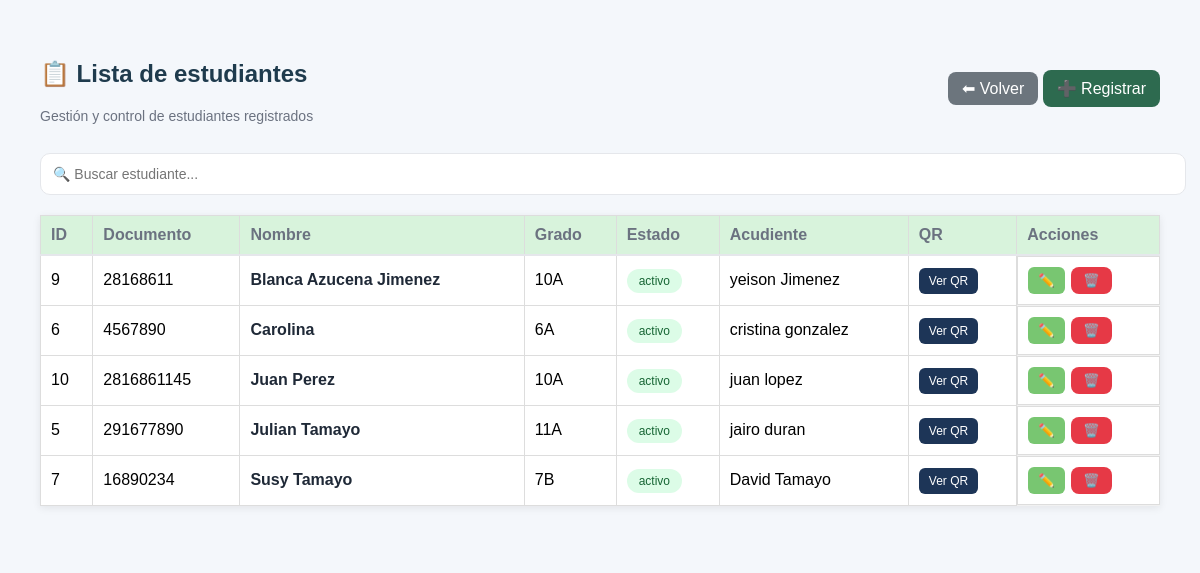
Before: /coordinador/estudiantes (signed in) with the older database file.
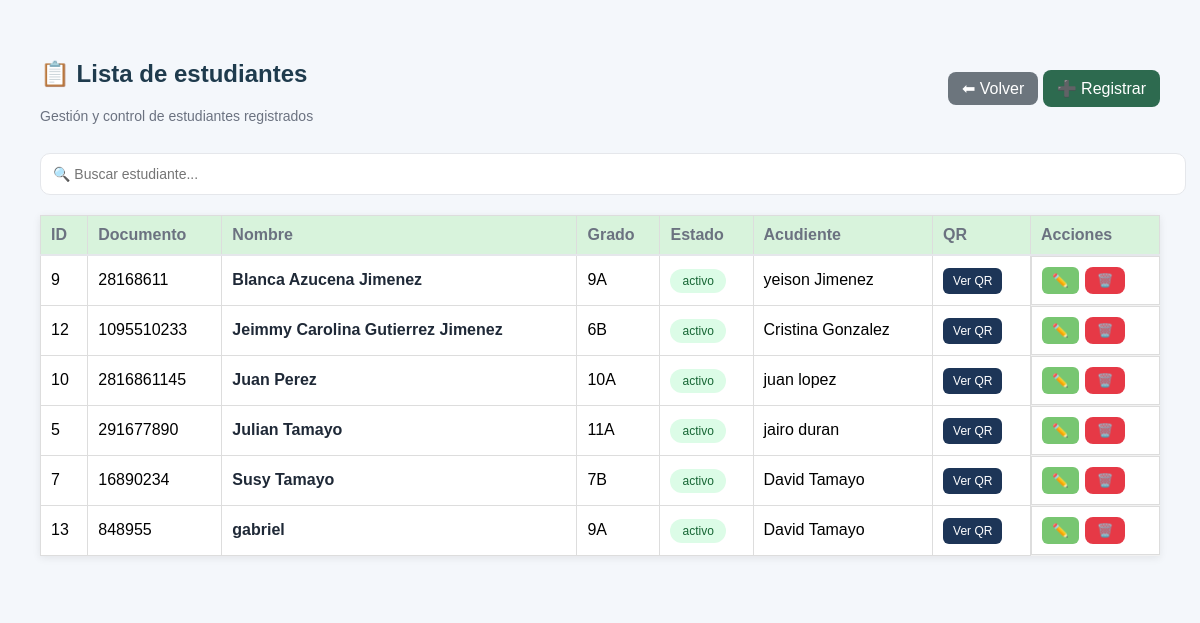
After: the same page with the newer database file.
### tables this page shows
CREATE TABLE acudiente (
    id_acudiente INTEGER PRIMARY KEY AUTOINCREMENT,
    nombre TEXT,
    telefono TEXT,
    parentesco TEXT,
    email TEXT,
    estado TEXT,
    created_at DATETIME DEFAULT CURRENT_TIMESTAMP
, id_estudiante INTEGER);

CREATE TABLE estudiante (
    id_estudiante INTEGER PRIMARY KEY AUTOINCREMENT,
    documento TEXT,
    nombre TEXT,
    grado TEXT,
    estado TEXT,
    qr_hash TEXT UNIQUE,
    created_at DATETIME DEFAULT CURRENT_TIMESTAMP
);

### web_app.py (the view)
@app.route("/coordinador/estudiantes")
def ver_estudiantes_web():
    if "rol" not in session or session["rol"] not in ["Coordinador", "Administrador", "Rectora"]:
        return redirect(url_for("login"))
    conn = get_connection()
    cursor = conn.cursor()
    cursor.execute("""
        SELECT e.id_estudiante, e.documento, e.nombre, e.grado, e.estado,
               a.nombre AS acudiente_nombre
        FROM estudiante e
        LEFT JOIN acudiente a ON e.id_estudiante = a.id_estudiante
        ORDER BY e.nombre ASC
    """)
    estudiantes = cursor.fetchall()
    conn.close()
    return render_template(
        "estudiantes.html",
        estudiantes=estudiantes,
        nombre=session["nombre"]
    )

### config.py (called while the page is built)
def get_connection():
    conn = sqlite3.connect(
        DATABASE,
        timeout=10,                # 🔥 evita bloqueo inmediato
        check_same_thread=False    # 🔥 permite múltiples accesos
    )
    conn.row_factory = sqlite3.Row
    conn.execute("PRAGMA journal_mode=WAL;")
    return conn

### templates/estudiantes.html (shortened to what this page needs)
<!DOCTYPE html>
<html lang="es">
<head>
    <link rel="stylesheet" href="{{ url_for('static', filename='css/style.css') }}">
</head>
<body class="dashboard-body">
<div class="main-content">
    <div class="table-container">
        <div class="table-header">
            <div>
                <h2>📋 Lista de estudiantes</h2>
                <p class="subtitle">Gestión y control de estudiantes registrados</p>
            </div>
            <div class="table-actions">
                <a class="btn-back" href="{{ url_for('panel_coordinador') }}">⬅ Volver</a>
                <a class="btn-add" href="{{ url_for('registrar_estudiante_web') }}">➕ Registrar</a>
            </div>
        </div>
        <div class="table-search">
            <input type="text" id="buscar" placeholder="🔍 Buscar estudiante...">
        </div>
        <div class="table-wrapper">
            <table class="styled-table" id="tablaEstudiantes">
                <thead>
                    <tr>
                        <th>ID</th>
                        <th>Documento</th>
                        <th>Nombre</th>
                        <th>Grado</th>
                        <th>Estado</th>
                        <th>Acudiente</th>
                        <th>QR</th>
                        <th>Acciones</th>
                    </tr>
                </thead>
                <tbody>
                    {% for e in estudiantes %}
                    <tr>
                        <td>{{ e[0] }}</td>
                        <td>{{ e[1] }}</td>
                        <td class="nombre">{{ e[2] }}</td>
                        <td>{{ e[3] }}</td>
                        <td>
                            <span class="estado activo">{{ e[4] }}</span>
                        </td>
                        <td>{{ e[5] or 'Sin acudiente' }}</td>
                        <td>
                            <a href="{{ url_for('ver_qr_estudiante', documento=e[1]) }}" target="_blank" class="btn-qr">
                                Ver QR
                            </a>
                        </td>
                        <td class="acciones">
                            <a href="{{ url_for('editar_estudiante', id_estudiante=e[0]) }}">
                                <button class="btn-edit">✏️</button>
                            </a>
                            <form action="{{ url_for('eliminar_estudiante_web', id_estudiante=e[0]) }}"
                                  method="POST"
                                  onsubmit="return confirm('¿Seguro que deseas eliminar este estudiante?')">
                                <button class="btn-delete">🗑️</button>
                            </form>
                        </td>
                    </tr>
                    {% endfor %}
                </tbody>
            </table>
        </div>
    </div>
</div>
</body>
</html>

### static/css/style.css (style rules this page uses)
body { font-family: Arial, sans-serif; background: #f4f7fb; margin: 0; padding: 0; }
h1, h2 { color: #1f3b4d; }
table { width: 100%; border-collapse: collapse; background: white; margin-top: 20px; box-shadow: 0 2px 8px rgba(0,0,0,0.08); }
table th, table td { border: 1px solid #ddd; padding: 10px; text-align: left; }
table th { background: #d8f3dc; }
.main-content { flex: 1; padding: 40px; background: #f4f7fb; }
.subtitle { color: #6b7280; font-size: 14px; margin-top: 4px; }
.table-search { margin: 15px 0; }
.table-search input { width: 100%; padding: 12px; border-radius: 10px; border: 1px solid #e5e7eb; outline: none; font-size: 14px; }
.table-header { display: flex; justify-content: space-between; align-items: center; gap: 20px; }
.btn-back { background: #6b7280; color: white; padding: 10px 14px; border-radius: 8px; text-decoration: none; }
.btn-add { background: #2d6a4f; color: white; padding: 10px 14px; border-radius: 8px; text-decoration: none; }
.styled-table thead { background: transparent; color: #6b7280; border-bottom: 2px solid #e5e7eb; }
.styled-table tbody tr { border-bottom: 1px solid #f1f1f1; }
.nombre { font-weight: 600; color: #1f2937; }
.estado { background: #dcfce7; color: #166534; padding: 5px 12px; border-radius: 20px; font-size: 12px; }
.btn-qr { background: #1d3557; color: white; padding: 6px 10px; border-radius: 6px; text-decoration: none; font-size: 12px; }
.btn-edit { background: #42af38b6; border: none; padding: 6px 10px; border-radius: 6px; color: white; cursor: pointer; }
.btn-delete { background: #ef4444; border: none; padding: 6px 10px; border-radius: 6px; color: white; cursor: pointer; }
.acciones { display: flex; gap: 6px; }
.subtitle { color: #6b7280; font-size: 14px; }
.btn-delete { background: #e63946; color: white; padding: 6px 12px; border-radius: 8px; border: none; cursor: pointer; }
.btn-back { background: #6c757d; color: white; padding: 8px 14px; border-radius: 8px; text-decoration: none; }

Changed rows visible on the page:
removed acudiente: id_estudiante "6", documento "4567890", nombre "Carolina", grado "6A", estado "activo", nombre "cristina gonzalez"
changed through a linked row, acudiente "yeison Jimenez": grado "10A" → "9A"
added acudiente: id_estudiante "12", documento "1095510233", nombre "Jeimmy Carolina Gutierrez Jimenez", grado "6B", estado "activo", nombre "Cristina Gonzalez"
added acudiente: id_estudiante "13", documento "848955", nombre "gabriel", grado "9A", estado "activo", nombre "David Tamayo"
